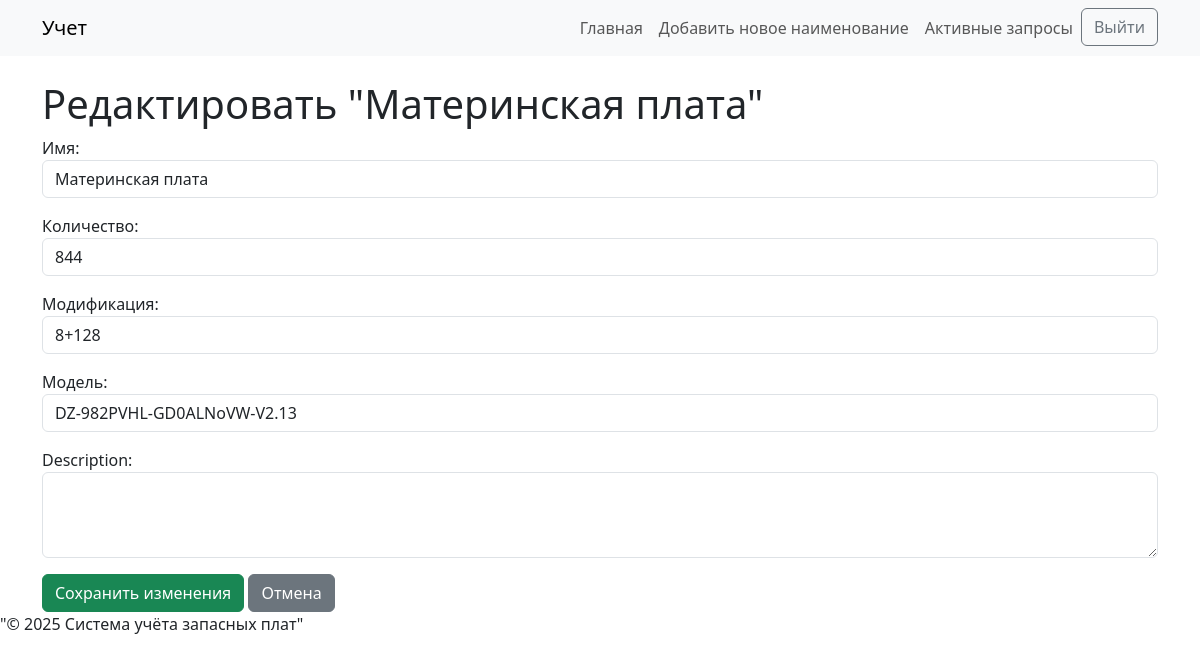
The app's page /edit/19/ (signed in) with its own data.
### inventory/models.py (models this page shows, shortened)
class Consumable(models.Model):#Объявляется новый класс Consumable, который наследуется от models.Model. Это означает, что Consumable — это модель Django
    model=models.CharField("Модель",max_length=100)
    name=models.CharField("Имя",max_length=100) #Поле name CharField - текстовое поле ограниченной длины
    modification=models.CharField("Модификация",max_length=10) #То-же самое полу, смотреть выше
    quantity=models.PositiveIntegerField("Количество") #  поле с числом. PositiveIntegerField — целое число, которое может быть только нулём или положительным.
    description=models.TextField(blank=True,null=True) # TextField для хранения длинного текста без ограничения длины.
    image=models.ImageField("Картинка",upload_to='consumables/', # media/consumables/
                            blank=True,
                            null=True)
    class Meta:
        verbose_name="Расходник" # Задаёт человекочитаемое название модели в единственном числе(админка)
        verbose_name_plural="Расходники" #Задаёт человекочитаемое название модели в единственном числе(админка)

### inventory/views.py (the view)
# urls.py: path('edit/<int:pk>/', views.edit_consumable, name='edit_consumable'),  # Подключение пути
@login_required
def edit_consumable(request,pk): #pk — первичный ключ (id) редактируемого объекта, переданный из URL
    consumable=get_object_or_404(Consumable,pk=pk) #Пытается найти в базе данных объект Consumable с указанным pk(Если не найден — автоматически возвращает ошибку 404)
    if request.method=="POST":
        form =ConsumableForm(request.POST,instance=consumable) # instance=consumable — говорит Django: «не создавай новый объект, а обнови этот»
        if form.is_valid():
            messages.success(request, f"Расходник {consumable.name} успешно обновлён!")
            form.save() # Сохраняет изменения в базу данных (обновляет существующую запись).
            return redirect("home")
        else:
            messages.error(request,"Не удалось сохранить изменения. Проверьте данные.") # Если форма некорректна, показывает сообщение об ошибке. Пользователь останется на странице редактирования, и форма отобразится с ошибками.
    else:
        form =ConsumableForm(instance=consumable)
    return render(request,'inventory/edit_consumable.html', {'form': form, 'consumable': consumable})

### inventory/forms.py
class ConsumableForm(forms.ModelForm):
    class Meta:
        model=Consumable #  Указывает, что эта форма основана на модели Consumable
        fields =["name","modification","quantity","description",'model'] # Определяет, какие поля модели должны быть включены в форму
        """class="form-control" — CSS-класс из Bootstrap, который делает поле стилизованным (скруглённые углы, отступы, адаптивность и т.д.)."""
        widgets={
            "description": forms.Textarea(attrs={"rows":3,"class":"form-control"}), #form-control  настраивают внешний вид полей.
            "name":forms.TextInput(attrs={'class':'form-control'}),
            'modification':forms.TextInput(attrs={'class':'form-control'}),
            'quantity':forms.NumberInput(attrs={'class':'form-control','min':'0'}),
            'model':forms.TextInput(attrs={'class':'form-control'})
        }

### inventory/templates/inventory/edit_consumable.html (shortened to what this page needs)
{% extends "inventory/base.html" %}
{% block content %}
<h1>Редактировать "{{ consumable.name }}"</h1>
<form method="post">
    <div class="mb-3">
        {{ form.name.label_tag }}
        {{ form.name }}
    </div>
    <div class="mb-3">
        {{ form.quantity.label_tag }}
        {{ form.quantity }}
    </div>
    <div class="mb-3">
        {{ form.modification.label_tag }}
        {{ form.modification }}
    </div>
    <div class="mb-3">
        {{ form.model.label_tag }}
        {{ form.model }}
    </div>
    <div class="mb-3">
        {{ form.description.label_tag }}
        {{ form.description }}
    </div>
    <button type="submit" class="btn btn-success">Сохранить изменения</button>
    <a href="{% url 'home' %}" class="btn btn-secondary">Отмена</a>
</form>
{% endblock %}

### records on screen
Consumable: name "Материнская плата", quantity "844", modification "8+128", model "DZ-982PVHL-GD0ALNoVW-V2.13"
